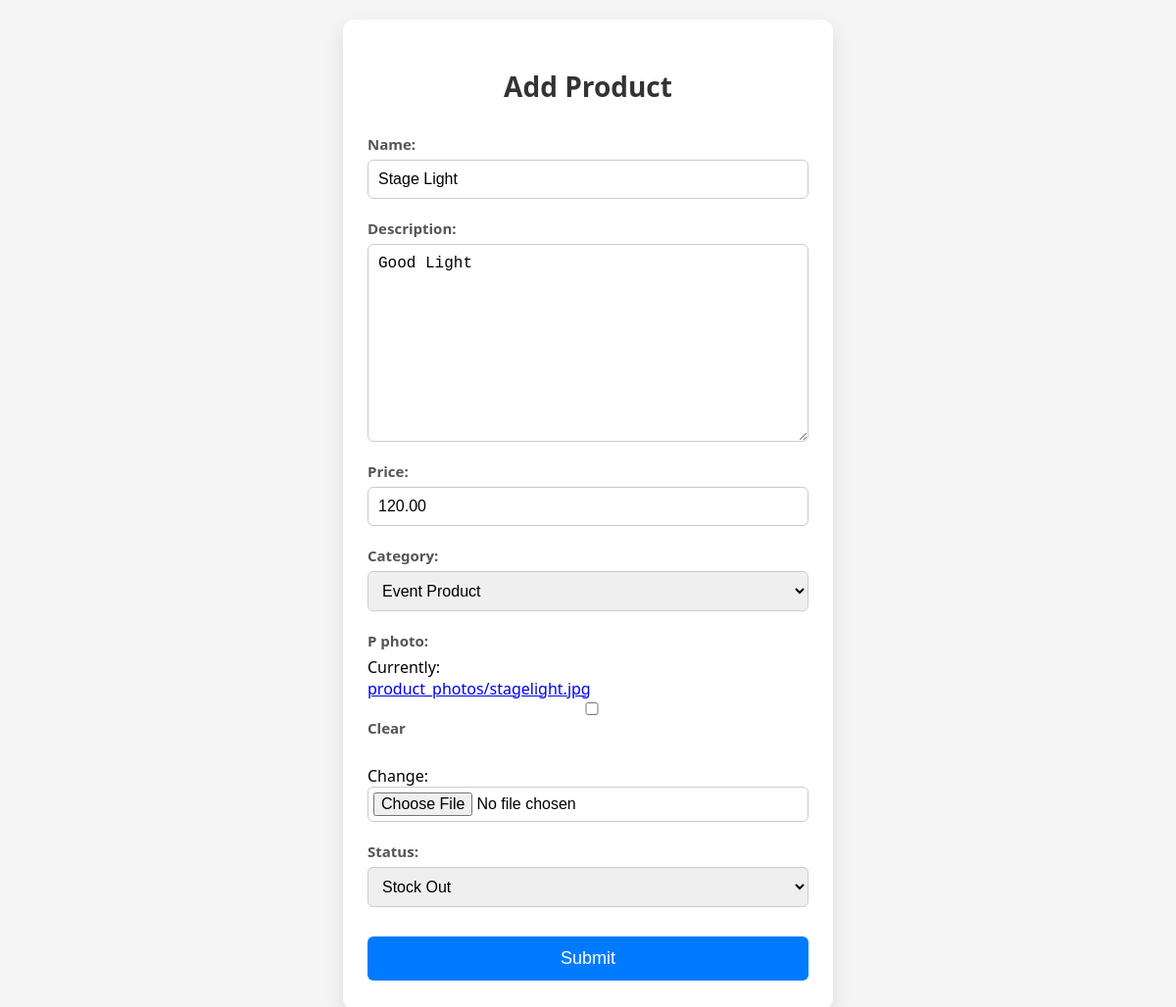
/product/update_product/2, run on the app's committed database.
### EventApp/models.py (models this page shows, shortened)
class Product(models.Model):
    name = models.CharField(max_length=100)
    description = models.TextField()
    price = models.DecimalField(max_digits=10, decimal_places=2)
    created_at = models.DateTimeField(auto_now_add=True)
    category = models.ForeignKey(Category, on_delete=models.CASCADE)
    p_photo = models.ImageField(upload_to='product_photos/', null=True, blank=True)
    status_choice = (
        ('In Stock', 'In Stock'),
        ('Stock Out', 'Stock Out'),
        ('Will be available soon', 'Will be available soon'),
    )
    status = models.CharField(max_length=100, choices=status_choice, default='In Stock')

class Category(models.Model):
    name = models.CharField(max_length=100)
    def __str__(self):
        return self.name

### EventApp/views.py (the view)
# urls.py: path('product/update_product/<str:id>', e_views.update_product, name='update_product'),
def update_product(request, id):
    product = Product.objects.get(pk = id)
    form = ProductForm(instance=product)
    if request.method == 'POST':
        form = ProductForm(request.POST, request.FILES, instance=product)
        if form.is_valid():
            form.save()
            messages.success(request, "Product updated successfully!")
            return redirect('product')
    conext = {'form': form}
    return render(request, template_name= 'EventApp/add_product.html', context=conext)

### EventApp/form.py
class ProductForm(ModelForm):
    class Meta:
        model = Product
        fields = '__all__'

### template/EventApp/add_product.html (shortened to what this page needs)
<!DOCTYPE html>
<html lang="en">
<head>
</head>
<body>
    <div class="form-container">
        <h1>Add Product</h1>
        <form method="POST" enctype="multipart/form-data">
            {{ form.as_p }}
            <button type="submit">Submit</button>
        </form>
    </div>
</body>
</html>

### template/EventApp/add_product.html (style rules this page uses)
body { font-family: 'Segoe UI', Tahoma, Geneva, Verdana, sans-serif; background: #f5f5f5; display: flex; justify-content: center; align-items: center; min-height: 100vh; margin: 0; padding: 20px; }
.form-container { background: #fff; padding: 30px 25px; border-radius: 12px; box-shadow: 0 8px 20px rgba(0, 0, 0, 0.1); width: 100%; max-width: 450px; }
h1 { text-align: center; margin-bottom: 30px; color: #333; font-size: 28px; }
form p { display: flex; flex-direction: column; margin-bottom: 20px; }
label { margin-bottom: 6px; font-weight: 600; color: #555; font-size: 15px; }
input, select, textarea { padding: 10px; border: 1px solid #ccc; border-radius: 6px; font-size: 16px; width: 100%; box-sizing: border-box; }
input[type="file"] { padding: 5px; }
button { width: 100%; padding: 12px; background-color: #007BFF; color: white; font-size: 18px; border: none; border-radius: 6px; cursor: pointer; transition: background-color 0.3s; margin-top: 10px; }
textarea { min-height: 120px; }

### data on the page
Product: name "Stage Light", description "Good Light", price "120.00", category "Event Product", status "Stock Out"
